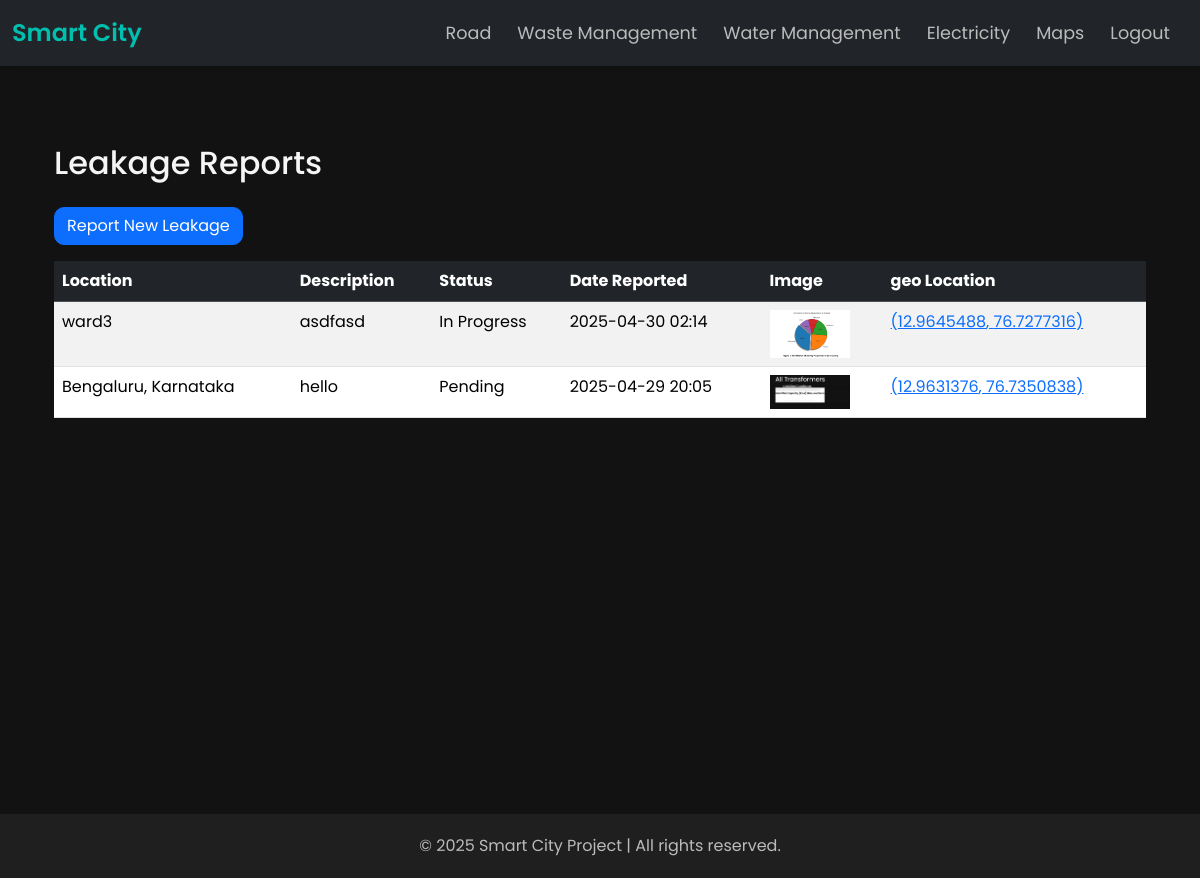
/water_management/leakages/ (signed in), run on the app's committed database.
### water_management/models.py (models this page shows, shortened)
class LeakageReport(models.Model):
    user = models.ForeignKey(User,default=None,on_delete=models.CASCADE)
    location = models.CharField(max_length=255)
    description = models.TextField()
    image = models.ImageField(upload_to='leak_reports/', null=True, blank=True)
    date_reported = models.DateTimeField(auto_now_add=True)
    status = models.CharField(max_length=20, default='Pending', choices=[('Pending', 'Pending'), ('In Progress', 'In Progress'), ('Resolved', 'Resolved')])
    latitude = models.FloatField(default= None)
    longitude = models.FloatField(default= None)

### water_management/views.py (the view)
# urls.py: path('leakages/', views.leakage_report_list, name='leakage_report_list'),
def leakage_report_list(request):
    if(request.user.is_superuser):
        reports = LeakageReport.objects.all().order_by('-date_reported')
    else:
        reports = LeakageReport.objects.filter(user = request.user).order_by('-date_reported')
    return render(request, 'water_management/leakage_report_list.html', {'reports': reports})

### water_management/templates/water_management/leakage_report_list.html (shortened to what this page needs)
{% extends 'base_generic.html' %}
{% block content %}
<div class="container py-4">
  <h2 class="mb-4">Leakage Reports</h2>
  <a href="{% url 'water_management:leakage_report_create' %}" class="btn btn-primary mb-3">Report New Leakage</a>
  <table class="table table-striped">
    <thead class="table-dark">
      <tr>
        <th>Location</th>
        <th>Description</th>
        <th>Status</th>
        <th>Date Reported</th>
        <th>Image</th>
        <th>geo Location</th>
      </tr>
    </thead>
    <tbody>
      {% for report in reports %}
      <tr>
        <td>{{ report.location }}</td>
        <td>{{ report.description|truncatechars:50 }}</td>
        <td>{{ report.status }}</td>
        <td>{{ report.date_reported|date:"Y-m-d H:i" }}</td>
        <td>
          {% if report.image %}
            <img src="{{ report.image.url }}" alt="Leak" width="80">
          {% else %}
            No image
          {% endif %}
        </td>
        <td>
          <a href="https://www.google.com/maps/search/?api=1&query={{ report.latitude }},{{ report.longitude }}"
             target="_blank" class="text-decoration-underline text-primary">
            ({{ report.latitude }}, {{ report.longitude }})
          </a>
        </td>
      </tr>
      {% endfor %}
    </tbody>
  </table>
</div>
{% endblock %}

### templates/base_generic.html (style rules this page uses)
body { background-color: #121212; font-family: 'Poppins', sans-serif; color: #f5f5f5; margin: 0; }
.container { min-height: 80vh; padding-top: 30px; padding-bottom: 30px; }
.btn { border-radius: 10px; transition: all 0.3s ease; }
.navbar, .container, .footer { animation: fadeIn 0.8s ease-out; }

### data on the page
LeakageReport: location "ward3", description "asdfasd", status "In Progress", date_reported "2025-04-30 02:14", image (picture), latitude "12.9645488", longitude "76.7277316"
LeakageReport: location "Bengaluru, Karnataka", description "hello", status "Pending", date_reported "2025-04-29 20:05", image (picture), latitude "12.9631376", longitude "76.7350838"
